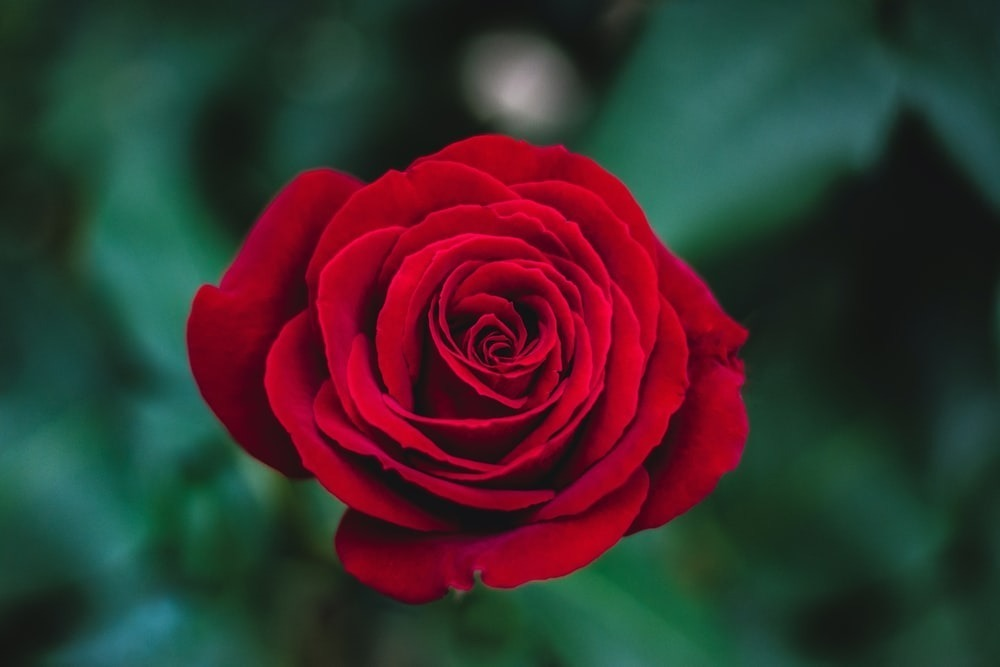
#> input picture murat_gul_project/gul.jpg, 1000 x 667 px, found by its file name
$ python hsv_trackbar.py
#> lines starting #> are read from the running program, lines starting #| are printed output that depends on the picture; after the words box and inside, x2 and y2 are one past the last pixel; in counts of white or black regions, pixels touching at a corner belong together


import cv2
import numpy as np

image = cv2.imread("D:\picture\murat_gul_project\gul.jpg")
#> image is the input picture: shape (667, 1000, 3); mean B, G, R 46.7, 48.3, 59.1


def nothing(x):
    pass

cv2.namedWindow("frame")
cv2.createTrackbar("H1", "frame", 0, 359, nothing)
#> slider 'H1' is set to 100
cv2.createTrackbar("H2", "frame", 0, 359, nothing)
#> slider 'H2' is set to 359
cv2.createTrackbar("S1", "frame", 0, 255, nothing)
#> slider 'S1' is set to 85
cv2.createTrackbar("S2", "frame", 0, 255, nothing)
#> slider 'S2' is set to 255
cv2.createTrackbar("V1", "frame", 0, 255, nothing)
#> slider 'V1' is set to 85
cv2.createTrackbar("V2", "frame", 0, 255, nothing)
#> slider 'V2' is set to 255

while True:

    hsv = cv2.cvtColor(image, cv2.COLOR_BGR2HSV)
#> hsv: shape (667, 1000, 3); mean H, S, V 102.1, 155.5, 84.3


    H1 = int(cv2.getTrackbarPos("H1","frame") / 2)
    H2 = int(cv2.getTrackbarPos("H2","frame") / 2)
    S1 = cv2.getTrackbarPos("S1","frame")
    S2 = cv2.getTrackbarPos("S2","frame")
    V1 = cv2.getTrackbarPos("V1","frame")
    V2 = cv2.getTrackbarPos("V2","frame")


    lower = np.array([H1,S1,V1])
    upper = np.array([H2,S2,V2])

    mask = cv2.inRange(hsv,lower,upper)
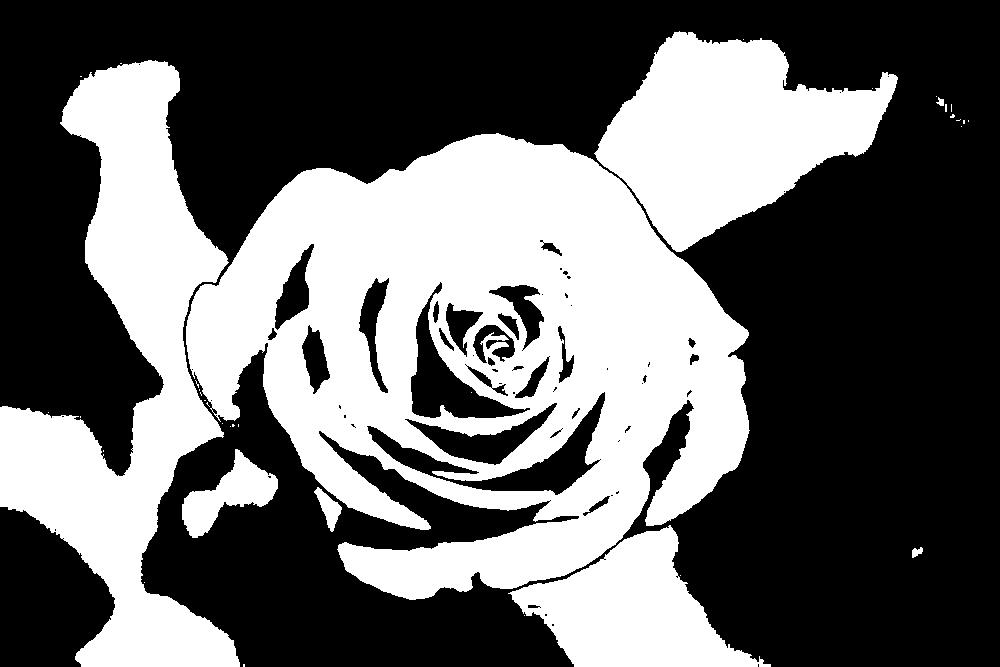
#> mask: shape (667, 1000); 40.1% white; 37 white regions (29 under 20 px), largest, box (x1, y1, x2, y2) and area: (186, 133, 750, 600) 148286, (0, 60, 240, 667) 59920, (594, 31, 898, 252) 36421

    res = cv2.bitwise_and(image,image,mask=mask)
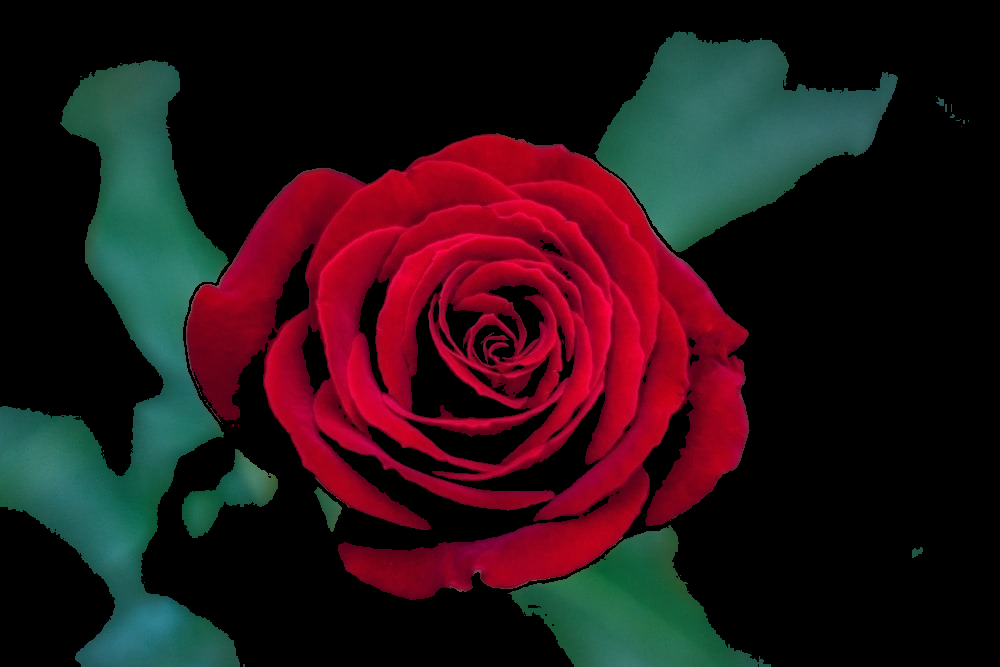
#> res: shape (667, 1000, 3); mean B, G, R 23.3, 19.3, 40.8

    cv2.imshow("image",image)
    cv2.imshow("hsv",mask)
    cv2.imshow("res",res)

    if cv2.waitKey(5) == ord("q"):
#> (key q is pressed here)
        break


cv2.destroyAllWindows()
